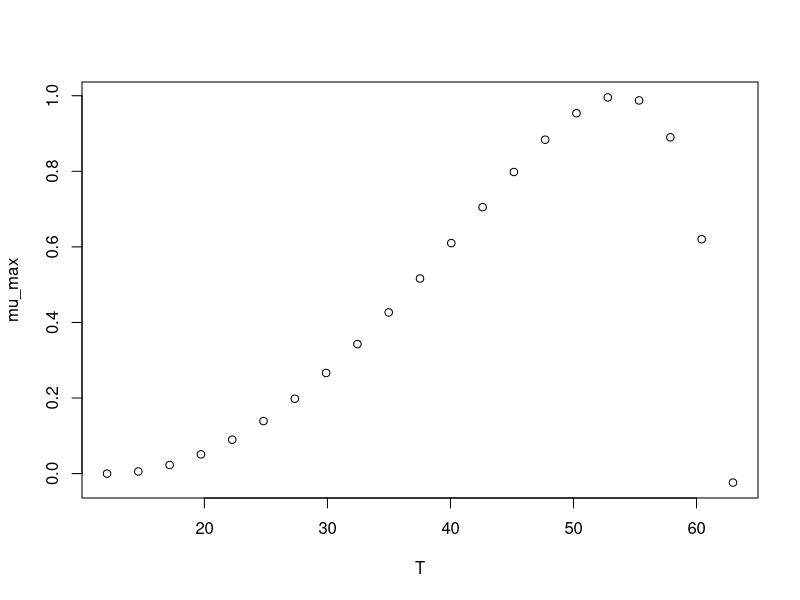

The R script that drew this image:
#############################
# start of Parameter script
#############################
T <- seq(12.0879120879121,62.9629,length.out=21)
#############################
# end of Parameter script
#############################
############################# 
# start of Model script Gropin ID 376 
#############################
 
# constant coefficients for this model
 
variables <- data.frame(T)
argumentsPar <- expand.grid(variables)
 
# heart of the model
response_surface <- function(T) {
   mumax <-(1*(T-62.9)*((T-12.1)^2))/((53.8-12.1)*((53.8-12.1)*(T-53.8)-(53.8-62.9)*(53.8+12.1-2*T)))

return(mumax=mumax)
} 

# output parameters
mumax <- cbind(argumentsPar,response_surface(argumentsPar['T']))
colnames(mumax) <- c(colnames(argumentsPar),'mumax')
#############################
# End of Model script
#############################
############################# 
# start of Visualisation script Gropin ID 376 
#############################
plot(T,mumax$mumax,
                          xlab='T',
                          ylab='mu_max')
#############################
# End of Visualisation script
#############################
